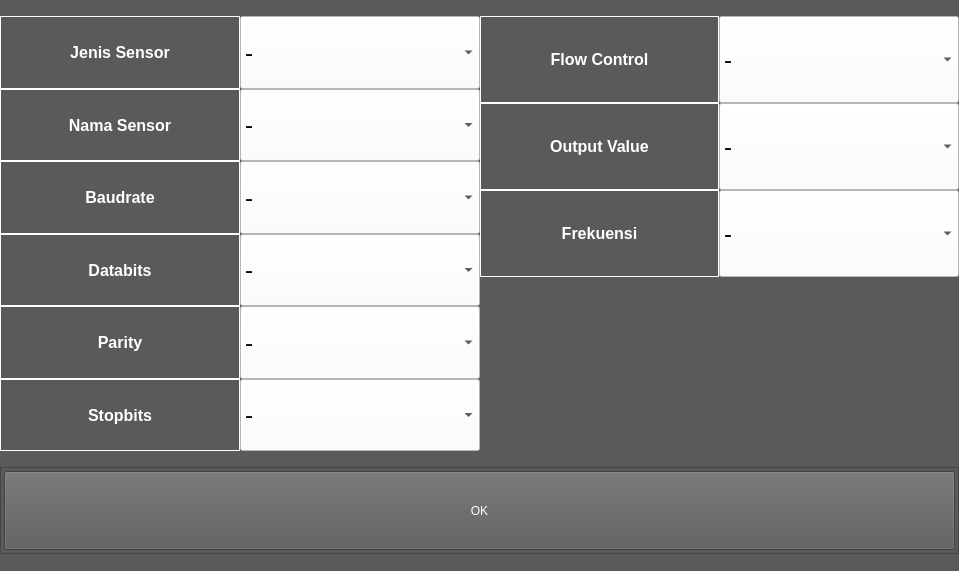
<?xml version="1.0" encoding="UTF-8"?>
<ui version="4.0">
 <class>program_channel_simulation</class>
 <widget class="QWidget" name="program_channel_simulation">
  <property name="geometry">
   <rect>
    <x>0</x>
    <y>0</y>
    <width>959</width>
    <height>571</height>
   </rect>
  </property>
  <property name="windowTitle">
   <string>Form</string>
  </property>
  <property name="styleSheet">
   <string notr="true">background-color: rgb(90, 90, 90);</string>
  </property>
  <layout class="QVBoxLayout" name="verticalLayout_5">
   <property name="spacing">
    <number>0</number>
   </property>
   <property name="margin">
    <number>0</number>
   </property>
   <item>
    <layout class="QHBoxLayout" name="horizontalLayout">
     <item>
      <layout class="QVBoxLayout" name="verticalLayout">
       <property name="spacing">
        <number>0</number>
       </property>
       <item>
        <widget class="QLabel" name="label_jenis_sensor">
         <property name="sizePolicy">
          <sizepolicy hsizetype="Preferred" vsizetype="Fixed">
           <horstretch>0</horstretch>
           <verstretch>0</verstretch>
          </sizepolicy>
         </property>
         <property name="maximumSize">
          <size>
           <width>16777215</width>
           <height>87</height>
          </size>
         </property>
         <property name="font">
          <font>
           <pointsize>12</pointsize>
           <weight>75</weight>
           <bold>true</bold>
          </font>
         </property>
         <property name="styleSheet">
          <string notr="true">color: rgb(255, 255, 255);</string>
         </property>
         <property name="frameShape">
          <enum>QFrame::Panel</enum>
         </property>
         <property name="frameShadow">
          <enum>QFrame::Plain</enum>
         </property>
         <property name="lineWidth">
          <number>1</number>
         </property>
         <property name="text">
          <string>Jenis Sensor</string>
         </property>
         <property name="alignment">
          <set>Qt::AlignCenter</set>
         </property>
        </widget>
       </item>
       <item>
        <widget class="QLabel" name="label_nama_sensor">
         <property name="sizePolicy">
          <sizepolicy hsizetype="Preferred" vsizetype="Fixed">
           <horstretch>0</horstretch>
           <verstretch>0</verstretch>
          </sizepolicy>
         </property>
         <property name="maximumSize">
          <size>
           <width>16777215</width>
           <height>87</height>
          </size>
         </property>
         <property name="font">
          <font>
           <pointsize>12</pointsize>
           <weight>75</weight>
           <bold>true</bold>
          </font>
         </property>
         <property name="styleSheet">
          <string notr="true">color: rgb(255, 255, 255);</string>
         </property>
         <property name="frameShape">
          <enum>QFrame::Panel</enum>
         </property>
         <property name="frameShadow">
          <enum>QFrame::Plain</enum>
         </property>
         <property name="lineWidth">
          <number>1</number>
         </property>
         <property name="text">
          <string>Nama Sensor</string>
         </property>
         <property name="alignment">
          <set>Qt::AlignCenter</set>
         </property>
        </widget>
       </item>
       <item>
        <widget class="QLabel" name="label_baudrate">
         <property name="sizePolicy">
          <sizepolicy hsizetype="Preferred" vsizetype="Fixed">
           <horstretch>0</horstretch>
           <verstretch>0</verstretch>
          </sizepolicy>
         </property>
         <property name="maximumSize">
          <size>
           <width>16777215</width>
           <height>87</height>
          </size>
         </property>
         <property name="font">
          <font>
           <pointsize>12</pointsize>
           <weight>75</weight>
           <bold>true</bold>
          </font>
         </property>
         <property name="styleSheet">
          <string notr="true">color: rgb(255, 255, 255);</string>
         </property>
         <property name="frameShape">
          <enum>QFrame::Panel</enum>
         </property>
         <property name="frameShadow">
          <enum>QFrame::Plain</enum>
         </property>
         <property name="lineWidth">
          <number>1</number>
         </property>
         <property name="text">
          <string>Baudrate</string>
         </property>
         <property name="alignment">
          <set>Qt::AlignCenter</set>
         </property>
        </widget>
       </item>
       <item>
        <widget class="QLabel" name="label_databits">
         <property name="sizePolicy">
          <sizepolicy hsizetype="Preferred" vsizetype="Fixed">
           <horstretch>0</horstretch>
           <verstretch>0</verstretch>
          </sizepolicy>
         </property>
         <property name="maximumSize">
          <size>
           <width>16777215</width>
           <height>87</height>
          </size>
         </property>
         <property name="font">
          <font>
           <pointsize>12</pointsize>
           <weight>75</weight>
           <bold>true</bold>
          </font>
         </property>
         <property name="styleSheet">
          <string notr="true">color: rgb(255, 255, 255);</string>
         </property>
         <property name="frameShape">
          <enum>QFrame::Panel</enum>
         </property>
         <property name="frameShadow">
          <enum>QFrame::Plain</enum>
         </property>
         <property name="lineWidth">
          <number>1</number>
         </property>
         <property name="text">
          <string>Databits</string>
         </property>
         <property name="alignment">
          <set>Qt::AlignCenter</set>
         </property>
        </widget>
       </item>
       <item>
        <widget class="QLabel" name="label_parity">
         <property name="sizePolicy">
          <sizepolicy hsizetype="Preferred" vsizetype="Fixed">
           <horstretch>0</horstretch>
           <verstretch>0</verstretch>
          </sizepolicy>
         </property>
         <property name="maximumSize">
          <size>
           <width>16777215</width>
           <height>87</height>
          </size>
         </property>
         <property name="font">
          <font>
           <pointsize>12</pointsize>
           <weight>75</weight>
           <bold>true</bold>
          </font>
         </property>
         <property name="styleSheet">
          <string notr="true">color: rgb(255, 255, 255);</string>
         </property>
         <property name="frameShape">
          <enum>QFrame::Panel</enum>
         </property>
         <property name="frameShadow">
          <enum>QFrame::Plain</enum>
         </property>
         <property name="lineWidth">
          <number>1</number>
         </property>
         <property name="text">
          <string>Parity</string>
         </property>
         <property name="alignment">
          <set>Qt::AlignCenter</set>
         </property>
        </widget>
       </item>
       <item>
        <widget class="QLabel" name="label_stopbits">
         <property name="sizePolicy">
          <sizepolicy hsizetype="Preferred" vsizetype="Fixed">
           <horstretch>0</horstretch>
           <verstretch>0</verstretch>
          </sizepolicy>
         </property>
         <property name="maximumSize">
          <size>
           <width>16777215</width>
           <height>87</height>
          </size>
         </property>
         <property name="font">
          <font>
           <pointsize>12</pointsize>
           <weight>75</weight>
           <bold>true</bold>
          </font>
         </property>
         <property name="styleSheet">
          <string notr="true">color: rgb(255, 255, 255);</string>
         </property>
         <property name="frameShape">
          <enum>QFrame::Panel</enum>
         </property>
         <property name="frameShadow">
          <enum>QFrame::Plain</enum>
         </property>
         <property name="lineWidth">
          <number>1</number>
         </property>
         <property name="text">
          <string>Stopbits</string>
         </property>
         <property name="alignment">
          <set>Qt::AlignCenter</set>
         </property>
        </widget>
       </item>
      </layout>
     </item>
     <item>
      <layout class="QVBoxLayout" name="verticalLayout_2">
       <property name="spacing">
        <number>0</number>
       </property>
       <item>
        <widget class="QComboBox" name="combo_jenis_sensor">
         <property name="maximumSize">
          <size>
           <width>16777215</width>
           <height>87</height>
          </size>
         </property>
         <property name="font">
          <font>
           <pointsize>18</pointsize>
          </font>
         </property>
         <property name="focusPolicy">
          <enum>Qt::StrongFocus</enum>
         </property>
         <property name="styleSheet">
          <string notr="true">color: rgb(0, 0, 0);
background-color: rgb(255, 255, 255);</string>
         </property>
         <item>
          <property name="text">
           <string>-</string>
          </property>
         </item>
         <item>
          <property name="text">
           <string>AG</string>
          </property>
         </item>
         <item>
          <property name="text">
           <string>AI</string>
          </property>
         </item>
         <item>
          <property name="text">
           <string>AP</string>
          </property>
         </item>
         <item>
          <property name="text">
           <string>CD</string>
          </property>
         </item>
         <item>
          <property name="text">
           <string>CR</string>
          </property>
         </item>
         <item>
          <property name="text">
           <string>CS</string>
          </property>
         </item>
         <item>
          <property name="text">
           <string>CT</string>
          </property>
         </item>
         <item>
          <property name="text">
           <string>CV</string>
          </property>
         </item>
         <item>
          <property name="text">
           <string>CX</string>
          </property>
         </item>
         <item>
          <property name="text">
           <string>DE</string>
          </property>
         </item>
         <item>
          <property name="text">
           <string>DF</string>
          </property>
         </item>
         <item>
          <property name="text">
           <string>EC</string>
          </property>
         </item>
         <item>
          <property name="text">
           <string>EP</string>
          </property>
         </item>
         <item>
          <property name="text">
           <string>ER</string>
          </property>
         </item>
         <item>
          <property name="text">
           <string>GL</string>
          </property>
         </item>
         <item>
          <property name="text">
           <string>GN</string>
          </property>
         </item>
         <item>
          <property name="text">
           <string>GP</string>
          </property>
         </item>
         <item>
          <property name="text">
           <string>GV</string>
          </property>
         </item>
         <item>
          <property name="text">
           <string>HC</string>
          </property>
         </item>
         <item>
          <property name="text">
           <string>HE</string>
          </property>
         </item>
         <item>
          <property name="text">
           <string>HN</string>
          </property>
         </item>
         <item>
          <property name="text">
           <string>II</string>
          </property>
         </item>
         <item>
          <property name="text">
           <string>IN</string>
          </property>
         </item>
         <item>
          <property name="text">
           <string>LA</string>
          </property>
         </item>
         <item>
          <property name="text">
           <string>LC</string>
          </property>
         </item>
         <item>
          <property name="text">
           <string>OM</string>
          </property>
         </item>
         <item>
          <property name="text">
           <string>P</string>
          </property>
         </item>
         <item>
          <property name="text">
           <string>RA</string>
          </property>
         </item>
         <item>
          <property name="text">
           <string>SD</string>
          </property>
         </item>
         <item>
          <property name="text">
           <string>SN</string>
          </property>
         </item>
         <item>
          <property name="text">
           <string>SS</string>
          </property>
         </item>
         <item>
          <property name="text">
           <string>TI</string>
          </property>
         </item>
         <item>
          <property name="text">
           <string>TR</string>
          </property>
         </item>
         <item>
          <property name="text">
           <string>VD</string>
          </property>
         </item>
         <item>
          <property name="text">
           <string>VM</string>
          </property>
         </item>
         <item>
          <property name="text">
           <string>VW</string>
          </property>
         </item>
         <item>
          <property name="text">
           <string>YX</string>
          </property>
         </item>
         <item>
          <property name="text">
           <string>ZA</string>
          </property>
         </item>
         <item>
          <property name="text">
           <string>ZC</string>
          </property>
         </item>
         <item>
          <property name="text">
           <string>ZQ</string>
          </property>
         </item>
         <item>
          <property name="text">
           <string>ZV</string>
          </property>
         </item>
         <item>
          <property name="text">
           <string>WI</string>
          </property>
         </item>
        </widget>
       </item>
       <item>
        <widget class="QComboBox" name="combo_nama_sensor">
         <property name="maximumSize">
          <size>
           <width>16777215</width>
           <height>87</height>
          </size>
         </property>
         <property name="font">
          <font>
           <pointsize>18</pointsize>
          </font>
         </property>
         <property name="focusPolicy">
          <enum>Qt::StrongFocus</enum>
         </property>
         <property name="layoutDirection">
          <enum>Qt::LeftToRight</enum>
         </property>
         <property name="styleSheet">
          <string notr="true">color: rgb(0, 0, 0);
background-color: rgb(255, 255, 255);</string>
         </property>
         <item>
          <property name="text">
           <string>-</string>
          </property>
         </item>
         <item>
          <property name="text">
           <string>AIS</string>
          </property>
         </item>
         <item>
          <property name="text">
           <string>ARPA</string>
          </property>
         </item>
         <item>
          <property name="text">
           <string>Echo Sounder 1</string>
          </property>
         </item>
         <item>
          <property name="text">
           <string>Echo Sounder 2</string>
          </property>
         </item>
         <item>
          <property name="text">
           <string>Echo Sounder 3</string>
          </property>
         </item>
         <item>
          <property name="text">
           <string>GPS 1</string>
          </property>
         </item>
         <item>
          <property name="text">
           <string>GPS 2</string>
          </property>
         </item>
         <item>
          <property name="text">
           <string>GPS 3</string>
          </property>
         </item>
         <item>
          <property name="text">
           <string>Gyro Compas 1</string>
          </property>
         </item>
         <item>
          <property name="text">
           <string>Gyro Compas 2</string>
          </property>
         </item>
         <item>
          <property name="text">
           <string>Gyro Compas 3</string>
          </property>
         </item>
         <item>
          <property name="text">
           <string>Gyro Vertical 1</string>
          </property>
         </item>
         <item>
          <property name="text">
           <string>Gyro Vertical 2</string>
          </property>
         </item>
         <item>
          <property name="text">
           <string>Gyro Vertical 3</string>
          </property>
         </item>
         <item>
          <property name="text">
           <string>Meteo</string>
          </property>
         </item>
         <item>
          <property name="text">
           <string>Simulation</string>
          </property>
         </item>
         <item>
          <property name="text">
           <string>Speedlog 1</string>
          </property>
         </item>
         <item>
          <property name="text">
           <string>Speedlog 2</string>
          </property>
         </item>
         <item>
          <property name="text">
           <string>Speedlog 3</string>
          </property>
         </item>
         <item>
          <property name="text">
           <string>Wind Direction 1</string>
          </property>
         </item>
         <item>
          <property name="text">
           <string>Wind Direction 2</string>
          </property>
         </item>
         <item>
          <property name="text">
           <string>Wind Direction 3</string>
          </property>
         </item>
        </widget>
       </item>
       <item>
        <widget class="QComboBox" name="combo_baudrate">
         <property name="maximumSize">
          <size>
           <width>16777215</width>
           <height>87</height>
          </size>
         </property>
         <property name="font">
          <font>
           <pointsize>18</pointsize>
          </font>
         </property>
         <property name="focusPolicy">
          <enum>Qt::StrongFocus</enum>
         </property>
         <property name="styleSheet">
          <string notr="true">color: rgb(0, 0, 0);
background-color: rgb(255, 255, 255);</string>
         </property>
         <item>
          <property name="text">
           <string>-</string>
          </property>
         </item>
         <item>
          <property name="text">
           <string>1200</string>
          </property>
         </item>
         <item>
          <property name="text">
           <string>2400</string>
          </property>
         </item>
         <item>
          <property name="text">
           <string>4800</string>
          </property>
         </item>
         <item>
          <property name="text">
           <string>9600</string>
          </property>
         </item>
         <item>
          <property name="text">
           <string>38400</string>
          </property>
         </item>
         <item>
          <property name="text">
           <string>115200</string>
          </property>
         </item>
         <item>
          <property name="text">
           <string>829440</string>
          </property>
         </item>
        </widget>
       </item>
       <item>
        <widget class="QComboBox" name="combo_databits">
         <property name="maximumSize">
          <size>
           <width>16777215</width>
           <height>87</height>
          </size>
         </property>
         <property name="font">
          <font>
           <pointsize>18</pointsize>
          </font>
         </property>
         <property name="focusPolicy">
          <enum>Qt::StrongFocus</enum>
         </property>
         <property name="styleSheet">
          <string notr="true">color: rgb(0, 0, 0);
background-color: rgb(255, 255, 255);</string>
         </property>
         <item>
          <property name="text">
           <string>-</string>
          </property>
         </item>
         <item>
          <property name="text">
           <string>5</string>
          </property>
         </item>
         <item>
          <property name="text">
           <string>6</string>
          </property>
         </item>
         <item>
          <property name="text">
           <string>7</string>
          </property>
         </item>
         <item>
          <property name="text">
           <string>8</string>
          </property>
         </item>
        </widget>
       </item>
       <item>
        <widget class="QComboBox" name="combo_parity">
         <property name="maximumSize">
          <size>
           <width>16777215</width>
           <height>87</height>
          </size>
         </property>
         <property name="font">
          <font>
           <pointsize>18</pointsize>
          </font>
         </property>
         <property name="focusPolicy">
          <enum>Qt::StrongFocus</enum>
         </property>
         <property name="styleSheet">
          <string notr="true">color: rgb(0, 0, 0);
background-color: rgb(255, 255, 255);</string>
         </property>
         <item>
          <property name="text">
           <string>-</string>
          </property>
         </item>
         <item>
          <property name="text">
           <string>NONE</string>
          </property>
         </item>
         <item>
          <property name="text">
           <string>ODD</string>
          </property>
         </item>
         <item>
          <property name="text">
           <string>EVEN</string>
          </property>
         </item>
        </widget>
       </item>
       <item>
        <widget class="QComboBox" name="combo_stopbits">
         <property name="maximumSize">
          <size>
           <width>16777215</width>
           <height>87</height>
          </size>
         </property>
         <property name="font">
          <font>
           <pointsize>18</pointsize>
          </font>
         </property>
         <property name="focusPolicy">
          <enum>Qt::StrongFocus</enum>
         </property>
         <property name="styleSheet">
          <string notr="true">color: rgb(0, 0, 0);
background-color: rgb(255, 255, 255);</string>
         </property>
         <item>
          <property name="text">
           <string>-</string>
          </property>
         </item>
         <item>
          <property name="text">
           <string>1</string>
          </property>
         </item>
         <item>
          <property name="text">
           <string>2</string>
          </property>
         </item>
        </widget>
       </item>
      </layout>
     </item>
     <item>
      <layout class="QVBoxLayout" name="verticalLayout_3">
       <property name="spacing">
        <number>0</number>
       </property>
       <item>
        <widget class="QLabel" name="label_flow_control">
         <property name="sizePolicy">
          <sizepolicy hsizetype="Preferred" vsizetype="Fixed">
           <horstretch>0</horstretch>
           <verstretch>0</verstretch>
          </sizepolicy>
         </property>
         <property name="maximumSize">
          <size>
           <width>16777215</width>
           <height>87</height>
          </size>
         </property>
         <property name="font">
          <font>
           <pointsize>12</pointsize>
           <weight>75</weight>
           <bold>true</bold>
          </font>
         </property>
         <property name="styleSheet">
          <string notr="true">color: rgb(255, 255, 255);</string>
         </property>
         <property name="frameShape">
          <enum>QFrame::Panel</enum>
         </property>
         <property name="frameShadow">
          <enum>QFrame::Plain</enum>
         </property>
         <property name="lineWidth">
          <number>1</number>
         </property>
         <property name="text">
          <string>Flow Control</string>
         </property>
         <property name="alignment">
          <set>Qt::AlignCenter</set>
         </property>
        </widget>
       </item>
       <item>
        <widget class="QLabel" name="label_output_value">
         <property name="sizePolicy">
          <sizepolicy hsizetype="Preferred" vsizetype="Fixed">
           <horstretch>0</horstretch>
           <verstretch>0</verstretch>
          </sizepolicy>
         </property>
         <property name="maximumSize">
          <size>
           <width>16777215</width>
           <height>87</height>
          </size>
         </property>
         <property name="font">
          <font>
           <pointsize>12</pointsize>
           <weight>75</weight>
           <bold>true</bold>
          </font>
         </property>
         <property name="styleSheet">
          <string notr="true">color: rgb(255, 255, 255);</string>
         </property>
         <property name="frameShape">
          <enum>QFrame::Panel</enum>
         </property>
         <property name="frameShadow">
          <enum>QFrame::Plain</enum>
         </property>
         <property name="lineWidth">
          <number>1</number>
         </property>
         <property name="text">
          <string>Output Value</string>
         </property>
         <property name="alignment">
          <set>Qt::AlignCenter</set>
         </property>
        </widget>
       </item>
       <item>
        <widget class="QLabel" name="label_assign">
         <property name="sizePolicy">
          <sizepolicy hsizetype="Preferred" vsizetype="Fixed">
           <horstretch>0</horstretch>
           <verstretch>0</verstretch>
          </sizepolicy>
         </property>
         <property name="maximumSize">
          <size>
           <width>16777215</width>
           <height>87</height>
          </size>
         </property>
         <property name="font">
          <font>
           <pointsize>12</pointsize>
           <weight>75</weight>
           <bold>true</bold>
          </font>
         </property>
         <property name="styleSheet">
          <string notr="true">color: rgb(255, 255, 255);</string>
         </property>
         <property name="frameShape">
          <enum>QFrame::Panel</enum>
         </property>
         <property name="frameShadow">
          <enum>QFrame::Plain</enum>
         </property>
         <property name="lineWidth">
          <number>1</number>
         </property>
         <property name="text">
          <string>Frekuensi</string>
         </property>
         <property name="alignment">
          <set>Qt::AlignCenter</set>
         </property>
        </widget>
       </item>
       <item>
        <spacer name="verticalSpacer">
         <property name="orientation">
          <enum>Qt::Vertical</enum>
         </property>
         <property name="sizeType">
          <enum>QSizePolicy::Preferred</enum>
         </property>
         <property name="sizeHint" stdset="0">
          <size>
           <width>20</width>
           <height>174</height>
          </size>
         </property>
        </spacer>
       </item>
      </layout>
     </item>
     <item>
      <layout class="QVBoxLayout" name="verticalLayout_4">
       <property name="spacing">
        <number>0</number>
       </property>
       <item>
        <widget class="QComboBox" name="combo_flow_control">
         <property name="maximumSize">
          <size>
           <width>16777215</width>
           <height>87</height>
          </size>
         </property>
         <property name="font">
          <font>
           <pointsize>18</pointsize>
          </font>
         </property>
         <property name="focusPolicy">
          <enum>Qt::StrongFocus</enum>
         </property>
         <property name="styleSheet">
          <string notr="true">color: rgb(0, 0, 0);
background-color: rgb(255, 255, 255);</string>
         </property>
         <item>
          <property name="text">
           <string>-</string>
          </property>
         </item>
         <item>
          <property name="text">
           <string>OFF</string>
          </property>
         </item>
         <item>
          <property name="text">
           <string>HARDWARE</string>
          </property>
         </item>
         <item>
          <property name="text">
           <string>XON/XOFF</string>
          </property>
         </item>
        </widget>
       </item>
       <item>
        <widget class="QComboBox" name="combo_output_value">
         <property name="maximumSize">
          <size>
           <width>16777215</width>
           <height>87</height>
          </size>
         </property>
         <property name="font">
          <font>
           <pointsize>18</pointsize>
          </font>
         </property>
         <property name="focusPolicy">
          <enum>Qt::StrongFocus</enum>
         </property>
         <property name="styleSheet">
          <string notr="true">color: rgb(0, 0, 0);
background-color: rgb(255, 255, 255);</string>
         </property>
         <item>
          <property name="text">
           <string>-</string>
          </property>
         </item>
         <item>
          <property name="text">
           <string>DBT</string>
          </property>
         </item>
         <item>
          <property name="text">
           <string>DPT</string>
          </property>
         </item>
         <item>
          <property name="text">
           <string>FPD</string>
          </property>
         </item>
         <item>
          <property name="text">
           <string>GGA</string>
          </property>
         </item>
         <item>
          <property name="text">
           <string>GLL</string>
          </property>
         </item>
         <item>
          <property name="text">
           <string>HDG</string>
          </property>
         </item>
         <item>
          <property name="text">
           <string>HDT</string>
          </property>
         </item>
         <item>
          <property name="text">
           <string>HSC</string>
          </property>
         </item>
         <item>
          <property name="text">
           <string>MWD</string>
          </property>
         </item>
         <item>
          <property name="text">
           <string>MWV</string>
          </property>
         </item>
         <item>
          <property name="text">
           <string>SN</string>
          </property>
         </item>
         <item>
          <property name="text">
           <string>TTM</string>
          </property>
         </item>
         <item>
          <property name="text">
           <string>VBW</string>
          </property>
         </item>
         <item>
          <property name="text">
           <string>VDM</string>
          </property>
         </item>
         <item>
          <property name="text">
           <string>VDR</string>
          </property>
         </item>
         <item>
          <property name="text">
           <string>VHW</string>
          </property>
         </item>
         <item>
          <property name="text">
           <string>VTG</string>
          </property>
         </item>
        </widget>
       </item>
       <item>
        <widget class="QComboBox" name="combo_frekuensi">
         <property name="maximumSize">
          <size>
           <width>16777215</width>
           <height>87</height>
          </size>
         </property>
         <property name="font">
          <font>
           <pointsize>18</pointsize>
          </font>
         </property>
         <property name="focusPolicy">
          <enum>Qt::StrongFocus</enum>
         </property>
         <property name="styleSheet">
          <string notr="true">color: rgb(0, 0, 0);
background-color: rgb(255, 255, 255);</string>
         </property>
         <item>
          <property name="text">
           <string>-</string>
          </property>
         </item>
         <item>
          <property name="text">
           <string>1</string>
          </property>
         </item>
         <item>
          <property name="text">
           <string>5</string>
          </property>
         </item>
         <item>
          <property name="text">
           <string>10</string>
          </property>
         </item>
         <item>
          <property name="text">
           <string>50</string>
          </property>
         </item>
        </widget>
       </item>
       <item>
        <spacer name="verticalSpacer_2">
         <property name="orientation">
          <enum>Qt::Vertical</enum>
         </property>
         <property name="sizeType">
          <enum>QSizePolicy::Fixed</enum>
         </property>
         <property name="sizeHint" stdset="0">
          <size>
           <width>20</width>
           <height>174</height>
          </size>
         </property>
        </spacer>
       </item>
      </layout>
     </item>
    </layout>
   </item>
   <item>
    <widget class="QFrame" name="frame">
     <property name="sizePolicy">
      <sizepolicy hsizetype="Preferred" vsizetype="Fixed">
       <horstretch>0</horstretch>
       <verstretch>0</verstretch>
      </sizepolicy>
     </property>
     <property name="maximumSize">
      <size>
       <width>16777215</width>
       <height>87</height>
      </size>
     </property>
     <property name="frameShape">
      <enum>QFrame::StyledPanel</enum>
     </property>
     <property name="frameShadow">
      <enum>QFrame::Raised</enum>
     </property>
     <layout class="QVBoxLayout" name="verticalLayout_6">
      <property name="spacing">
       <number>0</number>
      </property>
      <property name="margin">
       <number>3</number>
      </property>
      <item>
       <widget class="QPushButton" name="pushButton_19">
        <property name="sizePolicy">
         <sizepolicy hsizetype="Minimum" vsizetype="Preferred">
          <horstretch>0</horstretch>
          <verstretch>0</verstretch>
         </sizepolicy>
        </property>
        <property name="contextMenuPolicy">
         <enum>Qt::NoContextMenu</enum>
        </property>
        <property name="styleSheet">
         <string notr="true">color: rgb(255, 255, 255);</string>
        </property>
        <property name="text">
         <string>OK</string>
        </property>
        <property name="default">
         <bool>false</bool>
        </property>
       </widget>
      </item>
     </layout>
    </widget>
   </item>
  </layout>
 </widget>
 <resources/>
 <connections/>
</ui>
